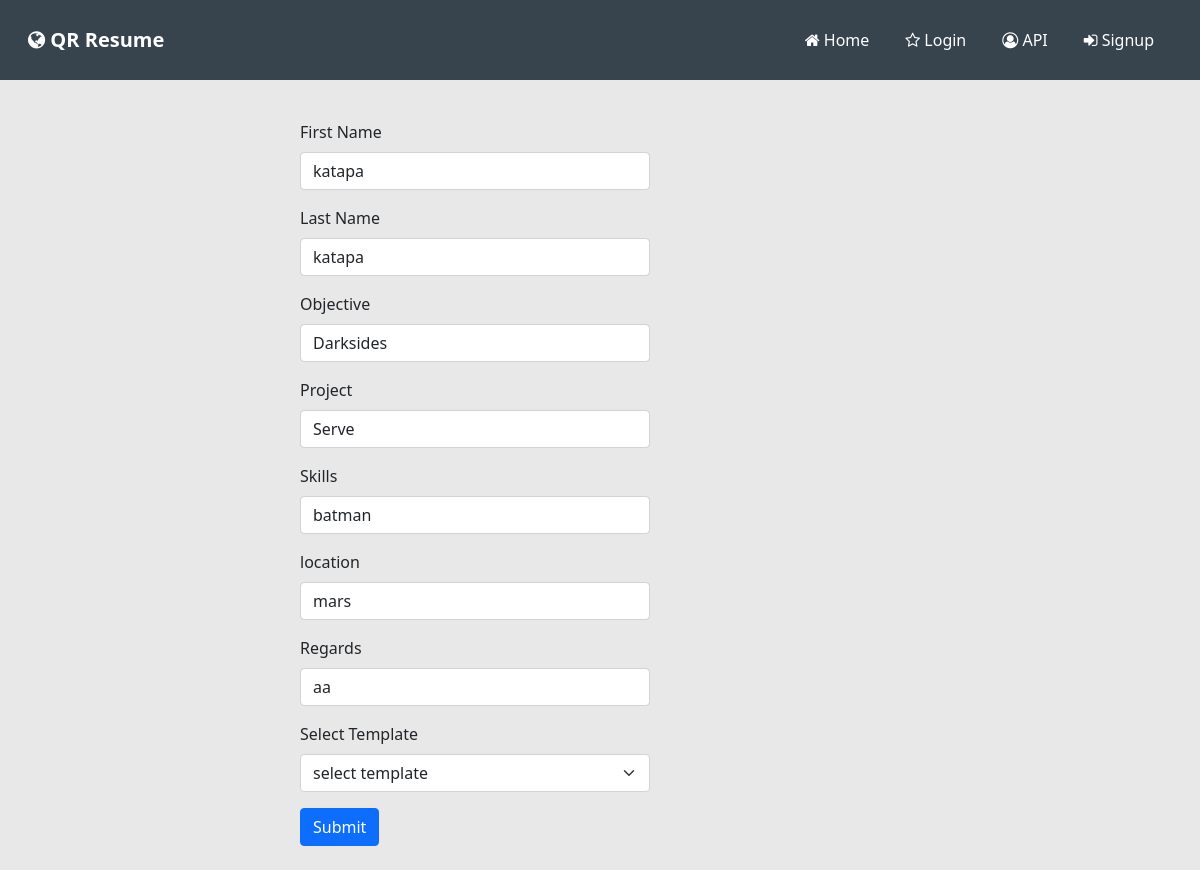
The app's page /forms/formUpdate/7 with its own data.
### forms/models.py (models this page shows)
class Form(models.Model):
 template_choice=(
  ('template1' ,"template1"),
  ('template2' ,"template2"),
 )
 userId=models.IntegerField()
 first_name=models.CharField(max_length=255)
 last_name=models.CharField(max_length=255)
 objective=models.CharField(max_length=255)
 projects=models.TextField()
 skills=models.CharField(max_length=255)
 location=models.TextField()
 regards=models.CharField(max_length=255)
 tempdata=models.CharField(max_length=200, choices=template_choice)
 created_date=models.DateTimeField(blank=True, default=datetime.now)
 class Meta:
  ordering = ('-id',)

### forms/views.py (the view)
# urls.py: path('formUpdate/<int:id>', views.formUpdate, name="formUpdate"),
def formUpdate(request,id):
 formData=Form.objects.get(id=id)
 return render (request,'webpages/formUpdate.html',{"Form":formData})

### templates/webpages/formUpdate.html (shortened to what this page needs)
{% extends 'base.html' %}
{% block content %}
<br>
<div style="top: 50px;">
 <form method="post" action="{% url 'form' %}">
  <div class="form-group">
   <label>First Name</label>
   <input name="firstname" type="text" class="form-control" value="{{Form.first_name}}">
  </div>
  <div class="form-group">
   <label>Last Name</label>
   <input name="lastname" type="text" class="form-control" value="{{Form.last_name}}">
  </div>
  <div class="form-group">
   <label>Objective</label>
   <input name="objective" type="text" class="form-control" value="{{Form.objective}}">
  </div>
  <div class="form-group">
   <label>Project</label>
   <input name="projects" type="text" class="form-control" value="{{Form.projects}}">
  </div>
  <div class="form-group">
   <label>Skills</label>
   <input name="skills" type="text" class="form-control" value="{{Form.skills}}">
  </div>
  <div class="form-group">
   <label>location</label>
   <input name="location" type="text" class="form-control" value="{{Form.location}}">
  </div>
  <div class="form-group">
   <label>Regards</label>
   <input name="regards" type="text" class="form-control" value="{{Form.regards}}">
  </div>
  <div class="form-group">
   <label>Select Template</label>
   <select name="resumes" value="{{Form.tempdata}}" class="form-select" aria-label="Default select example">
    <option selected disabled hidden>select template</option>
   </select>
  </div>
  <button type="submit" class="btn btn-primary">Submit</button>
 </form>
</div>
<br>
{% endblock %}

### templates/includes/header.html (style rules this page uses)
body { background: rgb(232, 232, 232); }
form { width: 350px; position: relative; left: 300px; }

### records on screen
Form: firstname "katapa", lastname "katapa", objective "Darksides", projects "Serve", skills "batman", location "mars", regards "aa"
